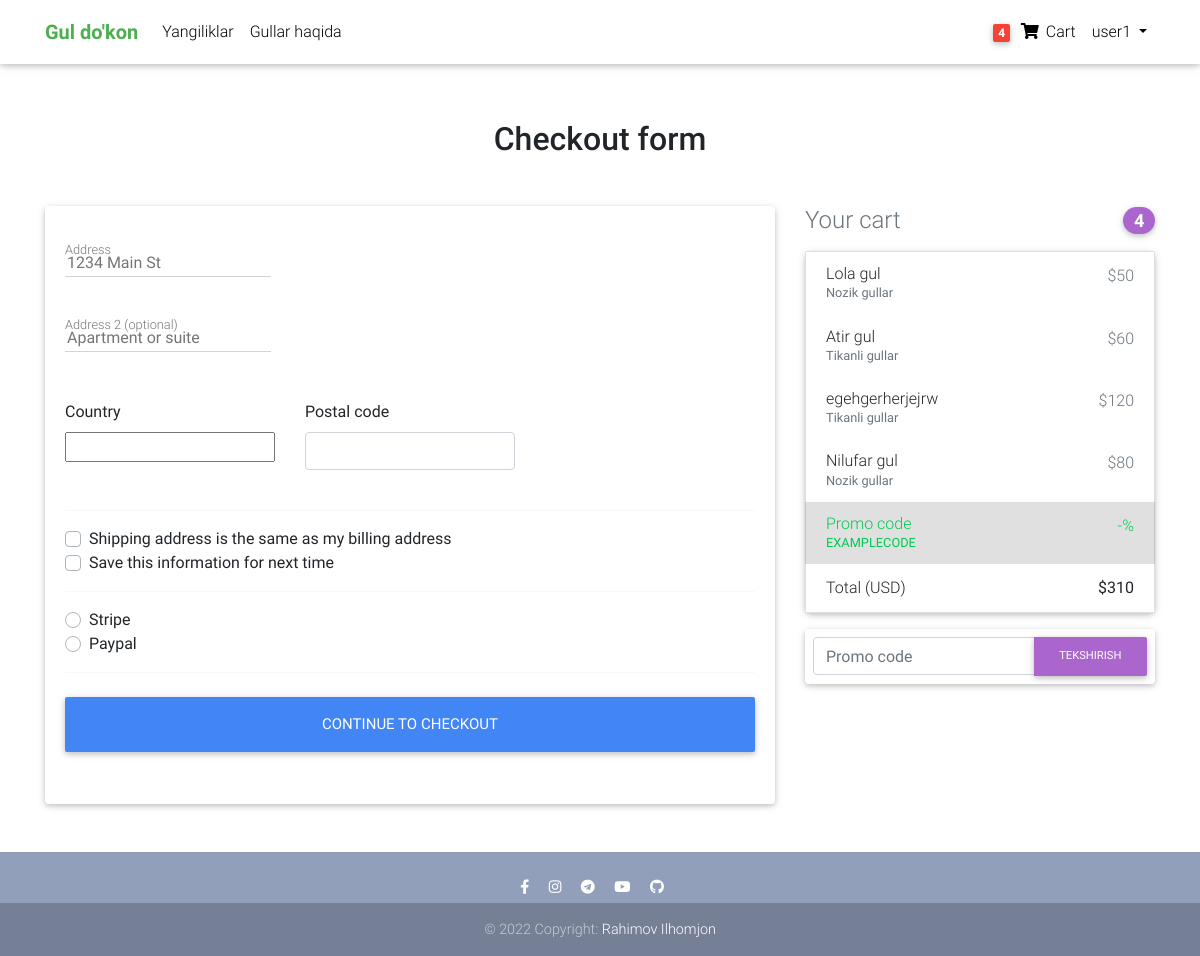
Screenshot of /checkout/ (signed in) with the database file from the repository.
### accounts/models.py (models this page shows)
class CustomUser(AbstractUser):
    age = models.PositiveIntegerField(null=True, blank=True)

### flowers/models.py (models this page shows, shortened)
class Order(models.Model):
    user = models.ForeignKey(settings.AUTH_USER_MODEL, on_delete=models.CASCADE)
    products = models.ManyToManyField(OrderProduct)
    start_date = models.DateTimeField(auto_now_add=True)
    ordered_date = models.DateTimeField()
    ordered = models.BooleanField(default=False)
    order_completed = models.BooleanField(default=False)
    order_completed_date = models.DateTimeField(null=True, blank=True)
    billingAddress = models.ForeignKey('BillingAddress', on_delete=models.SET_NULL, blank=True, null=True)
    payment = models.ForeignKey('Payment', on_delete=models.SET_NULL, blank=True, null=True)
    promo_code_text = models.CharField(max_length=20, blank=True, null=True)
    promocode = models.ForeignKey('PromoCode', on_delete=models.SET_NULL, blank=True, null=True)
    def get_total(self):
        total = 0
        for order_product in self.products.all():
            total += order_product.get_final_price()
        promo_code = self.promocode
        if promo_code:
            if promo_code.discount_cash:
                total -= promo_code.discount_cash
            elif promo_code.discount_interest:
                total *= (100-promo_code.discount_interest) / 100
        return total

class OrderProduct(models.Model):
    user = models.ForeignKey(settings.AUTH_USER_MODEL, on_delete=models.CASCADE)
    ordered = models.BooleanField(default=False)
    product = models.ForeignKey(Product, on_delete=models.CASCADE)
    quantity = models.IntegerField(default=1)
    def get_total_product_price(self):
        return self.quantity * self.product.price
    def get_total_product_discount_price(self):
        return self.quantity * self.product.discount_price
    def get_final_price(self):
        if self.product.discount_price:
            return self.get_total_product_discount_price()
        return self.get_total_product_price()

class Product(models.Model):
    name = models.CharField(max_length=50)
    description = RichTextField()
    date = models.DateTimeField(auto_now_add=True)
    image = models.ImageField(upload_to='images/')
    price = models.IntegerField()
    discount_price = models.IntegerField(null=True, blank=True)
    category = models.ForeignKey(Category, on_delete=models.CASCADE)
    label = models.CharField(choices=LABEL_CHOICES, max_length=10, null=True, blank=True)
    class Meta:
        verbose_name_plural = "Products"

class Category(models.Model):
    name = models.CharField(max_length=50)
    class Meta:
        verbose_name_plural = "Categories"
    def __str__(self):
        return self.name

### flowers/views.py (the view, shortened to what this page needs)
# urls.py: path('checkout/', CheckOutView.as_view(), name='checkout'),
class CheckOutView(View):
    def get(self, *args, **kwargs):
        form = CheckOutForm()
        form_promocode = PromoCodeForm()
        order = get_object_or_404(Order, user=self.request.user, ordered=False)
        order_product = order.products.all()
        n = len(order_product)
        context = {
            "form": form,
            'form_promocode': form_promocode,
            'order': order,
            'n': n,
        }
        return render(self.request, 'checkout-page.html', context)

### flowers/forms.py
class CheckOutForm(forms.Form):
    street_address = forms.CharField(widget=forms.TextInput(attrs={
        "placeholder": '1234 Main St',
    }))
    apartment_address = forms.CharField(required=False, widget=forms.TextInput(attrs={
        'placeholder': "Apartment or suite",
    }))
    country = CountryField(blank_label='(select country)').formfield(
        widget=CountrySelectWidget(attrs={
            'class': "custom-select d-block w-100",
        })
    )
    zip = forms.CharField(widget=forms.TextInput(attrs={
        'class': "form-control"
    }))
    same_shipping_address = forms.BooleanField(required=False)
    save_info = forms.BooleanField(required=False)
    payment_option = forms.ChoiceField(widget=forms.RadioSelect, choices=PAYMENT_CHOISE)

class PromoCodeForm(forms.Form):
    promocode = forms.CharField(max_length=20, widget=forms.TextInput(attrs={
        'type': "text",
        'class': "form-control",
        "placeholder": "Promo code",
        'aria - label': "Recipient's username",
        'aria - describedby': "basic-addon2",
    }))

### flowers/templatetags/card_template_tags.py (called while the page is built)
@register.filter()
def card_flower_count(user):
    if user.is_authenticated:
        qs = Order.objects.filter(user=user, ordered=False)
        if qs.exists():
            return qs.last().products.count()
    return 0

### template/checkout-page.html (shortened to what this page needs)
{% extends 'base.html' %}
{% load crispy_forms_tags %}
{% block content %}
<div class="mt-5 pt-4">
  </div>
  <main class="mt-0 pt-0">
    <div class="container wow fadeIn">
      <h2 class="my-5 h2 text-center">Checkout form</h2>
      <div class="row">
        <div class="col-md-8 mb-4">
          <div class="card">
            <form method="post" class="card-body">
              <div class="md-form mb-5">
                {{ form.street_address }}
                <label for="address" class="">Address</label>
              </div>
              <div class="md-form mb-5">
                  {{ form.apartment_address }}
                <label for="address-2" class="">Address 2 (optional)</label>
              </div>
              <div class="row">
                <div class="col-lg-4 col-md-12 mb-4">
                  <label for="country">Country</label>
                    {{ form.country }}
                </div>
                <div class="col-lg-4 col-md-6 mb-4">
                  <label for="zip">Postal code</label>
                    {{ form.zip }}
                </div>
              </div>
              <hr>
              <div class="custom-control custom-checkbox">
                <label class="custom-control-label" for="same-address">Shipping address is the same as my billing address</label>
              </div>
              <div class="custom-control custom-checkbox">
                <label class="custom-control-label" for="save-info">Save this information for next time</label>
              </div>
              <hr>
              <div class="d-block my-3">
                {% for value, name in form.fields.payment_option.choices %}
                <div class="custom-control custom-radio">
                  <label class="custom-control-label" for="{{ name }}">{{ name }}</label>
                </div>
                  {% endfor %}
              </div>
              <hr class="mb-4">
              <button class="btn btn-primary btn-lg btn-block" type="submit">Continue to checkout</button>
            </form>
          </div>
        </div>
        <div class="col-md-4 mb-4">
          <h4 class="d-flex justify-content-between align-items-center mb-3">
            <span class="text-muted">Your cart</span>
            <span class="badge badge-secondary badge-pill">{{n}}</span>
          </h4>
          <ul class="list-group mb-3 z-depth-1">
              {% for product in order.products.all %}
            <li class="list-group-item d-flex justify-content-between lh-condensed">
              <div>
                <h6 class="my-0">{{ product.product.name }}</h6>
                <small class="text-muted">{{ product.product.category }}</small>
              </div>
                {% if product.product.discount_price %}
              <span class="text-muted">${{ product.product.discount_price }}</span>
                {% else %}
                <span class="text-muted">${{ product.product.price }}</span>
                {% endif %}
            </li>
              {% endfor %}
            <li class="list-group-item d-flex justify-content-between bg-light">
              <div class="text-success">
                <h6 class="my-0">Promo code</h6>
                <small>EXAMPLECODE</small>
              </div>
                {% if order.promocode.discount_cash %}
                    <span class="text-success">${{ order.promocode.discount_cash }}</span>
                {% else %}
                    <span class="text-success">-{{ order.promocode.discount_interest }}%</span>
                {% endif %}
            </li>
            <li class="list-group-item d-flex justify-content-between">
              <span>Total (USD)</span>
              <strong>${{ order.get_total }}</strong>
            </li>
          </ul>
          <form method="post" class="card p-2">
            <div class="input-group">
                {{ form_promocode.promocode }}
              <div class="input-group-append">
                  <button class="btn btn-secondary btn-md waves-effect m-0" type="submit">Tekshirish</button>
              </div>
            </div>
          </form>
        </div>
      </div>
    </div>
  </main>
 {% endblock content %}

### template/base.html (shortened to what this page needs)
{% load static %}
{% load card_template_tags %}
<!doctype html>
<html lang="uz">
<head>
  <link href="https://cdn.jsdelivr.net/npm/bootstrap@5.2.3/dist/css/bootstrap.min.css" rel="stylesheet">
  <link href="https://getbootstrap.com/docs/5.2/assets/css/docs.css" rel="stylesheet">
  <link rel="stylesheet" href="https://use.fontawesome.com/releases/v5.11.2/css/all.css">
  <link href="/static/css/bootstrap.min.css" rel="stylesheet">
  <link href="/static/css/mdb.min.css" rel="stylesheet">
  <link href="/static/css/style.min.css" rel="stylesheet">
</head>
<body>
  <nav class="navbar fixed-top navbar-expand-lg navbar-light white scrolling-navbar">
    <div class="container">
      <a class="navbar-brand waves-effect" href="/category/0/page/1/">
        <strong class="green-text"><b>Gul do'kon</b></strong>
      </a>
      <div class="collapse navbar-collapse" id="navbarSupportedContent">
        <ul class="navbar-nav mr-auto">
          <li class="nav-item">
            <a class="nav-link waves-effect" href="">Yangiliklar</a>
          </li>
          <li class="nav-item">
            <a class="nav-link waves-effect" href="">Gullar haqida</a>
          </li>
        </ul>
        <ul class="navbar-nav nav-flex-icons">
          {% if user.is_authenticated %}
          <li class="nav-item">
            <a href="{% url 'order-summary' %}" class="nav-link waves-effect">
              <span class="badge red z-depth-1 mr-1"> {{ user|card_flower_count }} </span>
              <i class="fas fa-shopping-cart"></i>
              <span class="clearfix d-none d-sm-inline-block"> Cart </span>
            </a>
          </li>
           <li class="nav-item dropdown">
              <a class="nav-link dropdown-toggle" href="#" role="button" data-bs-toggle="dropdown" aria-expanded="false">
                {{ user.username }}
              </a>
            </li>
          {% else %}
          <div class="button small">
            <a href="{% url 'login' %}" class="btn btn-outline-light" type="submit" style="height:40; width:120;">login</a></div>
          {% endif %}
        </ul>
      </div>
    </div>
  </nav>
    <main>
        {% block content %}
        {% endblock content %}
    </main>
  <footer class="page-footer text-center font-small mt-4 wow fadeIn">
    <hr class="my-4">
    <div class="pb-1">
      <a href="https://www.facebook.com/profile.php?id=100075273840350&mibextid=ZbWKwL" target="_blank">
        <i class="fab fa-facebook-f mr-3"></i>
      </a>
      <a href="https://www.instagram.com/rahimov_ilhomjon01/" target="_blank">
        <i class="fab fa-instagram mr-3"></i>
      </a>
      <a href="http://t.me/Rahimov_Ilhomjon" target="_blank">
        <i class="fab fa-telegram mr-3"></i>
      </a>
      <a href="https://www.youtube.com/@realpythonacademy3211" target="_blank">
        <i class="fab fa-youtube mr-3"></i>
      </a>
      <a href="https://github.com/RahimovIlhom" target="_blank">
        <i class="fab fa-github mr-3"></i>
      </a>
    </div>
    <div class="footer-copyright py-3">
      © 2022 Copyright:
      <a href="" target="_blank"> Rahimov Ilhomjon </a>
    </div>
  </footer>
  </body>
</html>

### template/base.html (style rules this page uses)
html, body, header, .carousel { height: 60vh; }

### rows the page displays
CustomUser: id "4", username "user1"
OrderProduct: product.name "Lola gul", product.category "Nozik gullar", product.price "50"
OrderProduct: product.name "Atir gul", product.category "Tikanli gullar", product.price "60"
OrderProduct: product.name "egehgerherjejrw", product.category "Tikanli gullar", product.price "120"
OrderProduct: product.name "Nilufar gul", product.category "Nozik gullar", product.discount_price "80"
Order: get_total "310"

### other values shown
{{ name }} "Stripe" "Paypal"
{{ n }} "4"
